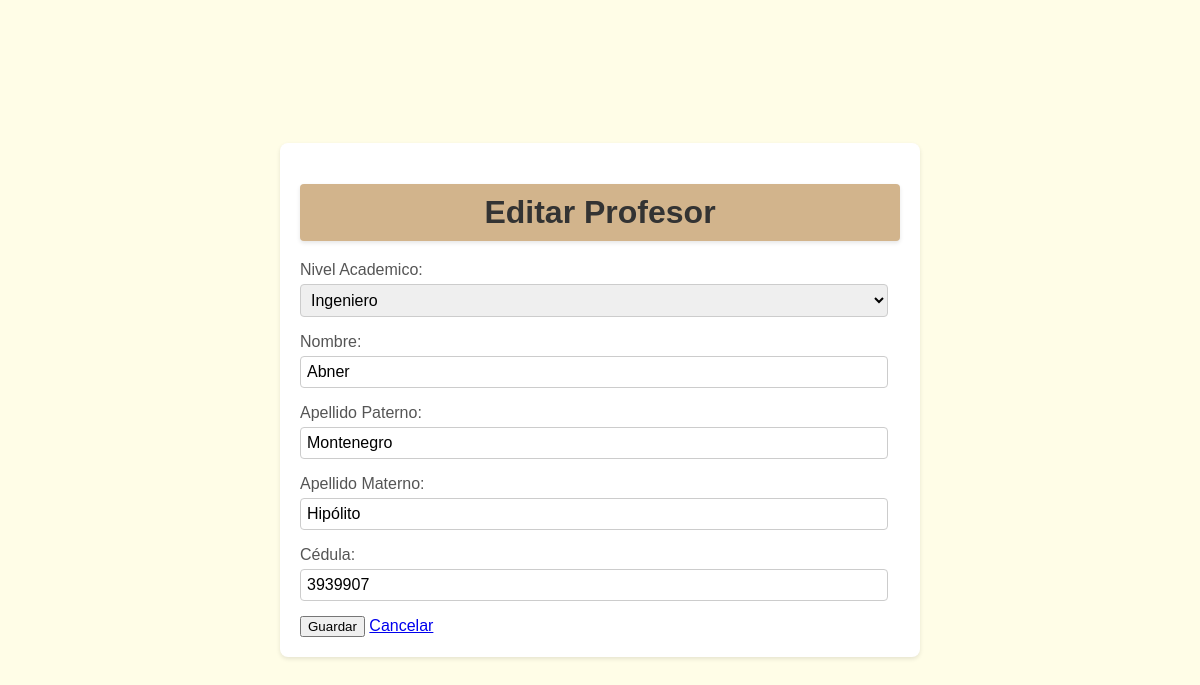
Page /Titulacion/profesores/editar/10/ on the committed database.
### Titulacion/models.py (models this page shows, shortened)
class Profesor (models.Model):
    sigla = models.CharField(max_length=50, choices=[
        ('MTI.', 'Maestría en Tecnologías de la Información'),
        ('MDIS.', 'Maestría en Diseño'),
        ('ING.', 'Ingeniero'),
        ('LIC.', 'Licenciado'),
        ('DR.', 'Doctor')], default='MTI')
    nombreProfesor = models.CharField(max_length=100)
    apellidoPaterno = models.CharField(max_length=100, default="")
    apellidoMaterno = models.CharField(max_length=100, default="")
    cedulaProfesor = models.IntegerField()

### Titulacion/views.py (the view)
# urls.py: path('profesores/editar/<int:pk>/', views.update_profesor, name='update_profesor'),
def update_profesor(request, pk):
    profesor = get_object_or_404(Profesor, pk=pk)
    if request.method == 'POST':
        form = ProfesorForm(request.POST, instance=profesor)
        if form.is_valid():
            form.save()
            return redirect('lista_profesores')
    else:
        form = ProfesorForm(instance=profesor)
    return render(request, 'titulaciones/profesor_form.html', {'form': form})

### Titulacion/forms.py
class ProfesorForm(forms.ModelForm):
    class Meta:
        model = Profesor
        fields = ['sigla','nombreProfesor', 'apellidoPaterno', 'apellidoMaterno', 'cedulaProfesor']
        labels = {
            'sigla': 'Nivel Academico',
            'nombreProfesor': 'Nombre',
            'apellidoPaterno': 'Apellido Paterno',
            'apellidoMaterno': 'Apellido Materno',
            'cedulaProfesor': 'Cédula',
        }

### Titulacion/templates/titulaciones/profesor_form.html (shortened to what this page needs)
<!DOCTYPE html>
<html lang="es">
<head>
    {% load static %}
    <link rel="stylesheet" type="text/css" href="{% static 'style.css' %}">
</head>
<body>
    <div class="container">
        <h1>{% if form.instance.pk %}Editar{% else %}Agregar{% endif %} Profesor</h1>
        <form method="post">
            {{ form.as_p }}
            <div class="form-actions">
                <button type="submit" class="submit-btn">Guardar</button>
                <a href="{% url 'lista_profesores' %}" class="cancel-btn">Cancelar</a>
            </div>
        </form>
    </div>
</body>
</html>

### Titulacion/static/style.css (style rules this page uses)
body { font-family: sans-serif; margin: 0; padding: 0; display: flex; justify-content: center; align-items: center; min-height: 100vh; background-color: #fffde7; }
:root { --text-color: #000000; --h5-font: 1rem; }
.container { background-color: #ffffff; padding: 20px; border-radius: 8px; box-shadow: 0 2px 4px rgba(0, 0, 0, 0.1); width: 80%; max-width: 600px; }
h1 { text-align: center; margin-bottom: 20px; color: #333; background-color: #d2b48c; padding: 10px; border-radius: 4px; box-shadow: 0 2px 4px rgba(0, 0, 0, 0.1); }
form p { margin-bottom: 15px; }
form label { display: block; margin-bottom: 5px; color: #555; }
form input[type="text"], form input[type="email"], form input[type="number"], form textarea, form input[type="file"], form select { width: calc(100% - 12px); padding: 6px; border: 1px solid #ccc; border-radius: 4px; box-sizing: border-box; font-size: 16px; }

### rows in the picture
Profesor: sigla "Ingeniero", nombreProfesor "Abner", apellidoPaterno "Montenegro", apellidoMaterno "Hipólito", cedulaProfesor "3939907"
